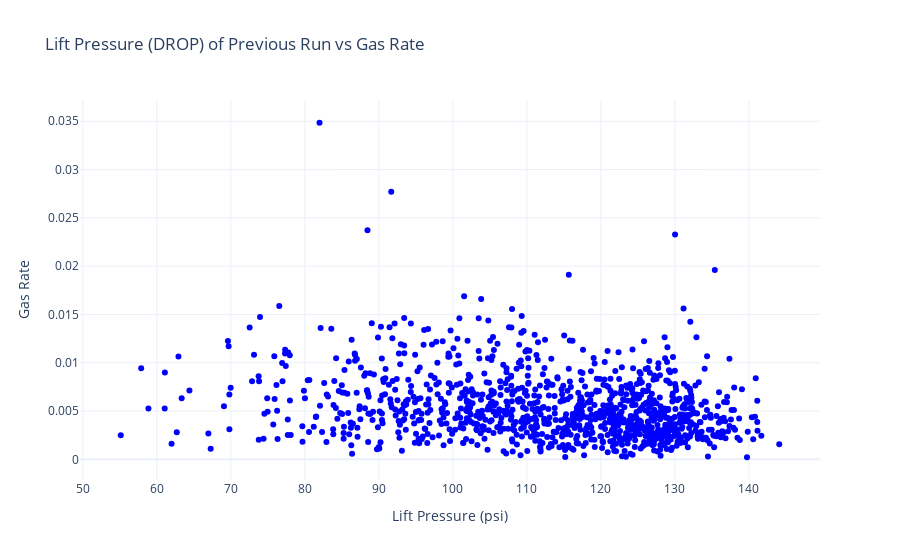

Notebook code for this chart:
### Code cell
# Create Plotly figure
fig = go.Figure()

# Add scatter plot (point cloud)
fig.add_trace(go.Scatter(
    x=df_z['Lift Pressure - DROP (psi)'],
    y=df_z['GasRate'],
    mode='markers',
    marker=dict(size=6, color='blue', opacity=1),
    name='Gas Rate'
))

# Customize layout
fig.update_layout(
    title='Lift Pressure (DROP) of Previous Run vs Gas Rate',
    xaxis_title='Lift Pressure (psi)',
    yaxis_title='Gas Rate',
    # xaxis_range=[0, 50],  # Set x-axis limits (adjust as needed)
    template='plotly_white'
)

# Show plot
fig.show()

### Figure 1 — Plotly figure (JSON) as saved in the notebook; plotly's stock layout.template omitted (floating-point values rounded to 4 significant figures; data arrays with more than 128 entries replaced by an {"elided": "..."} marker saying what was removed)
{"data": [{"marker": {"color": "blue", "opacity": 1, "size": 6}, "mode": "markers", "name": "Gas Rate", "type": "scatter", "x": {"elided": "1476 float values"}, "y": {"elided": "1476 float values"}}], "layout": {"title": {"text": "Lift Pressure (DROP) of Previous Run vs Gas Rate"}, "xaxis": {"title": {"text": "Lift Pressure (psi)"}}, "yaxis": {"title": {"text": "Gas Rate"}}}}
